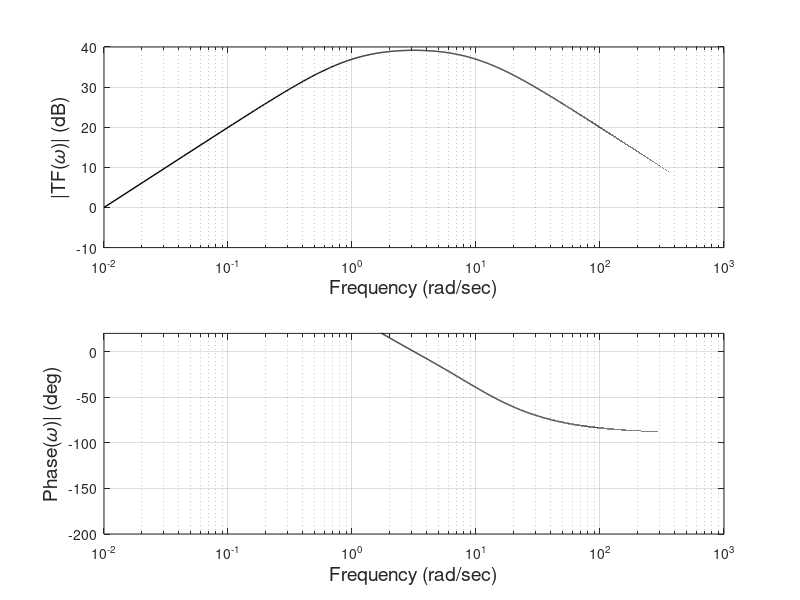

Write the MATLAB code that produced this figure.
% Example 6.1heck  
%
clear all; close all;
w = .01:.011:1000;			% Define frequency vector
TF = 100*j*w./((1 +j*w).*(1+j*.1*w));	% Transfer function
Mag = 20*log10(abs(TF));		% Magnitude in dB
Phase = angle(TF)*360/(2*pi);	% Phase in deg.
subplot(2,1,1);
  semilogx(w,Mag,'k','LineWidth',1);			% Plot as log frequency
    xlabel('Frequency (rad/sec)','FontSize',14);
    ylabel('|TF({\it\omega})| (dB)','FontSize',14);
    grid on;
subplot(2,1,2);    
  semilogx(w,Phase,'k','LineWidth',1);
    xlabel('Frequency (rad/sec)','FontSize',14);
    ylabel('Phase({\it\omega})| (deg)','FontSize',14);
    ylim([-200 20]); grid on;
